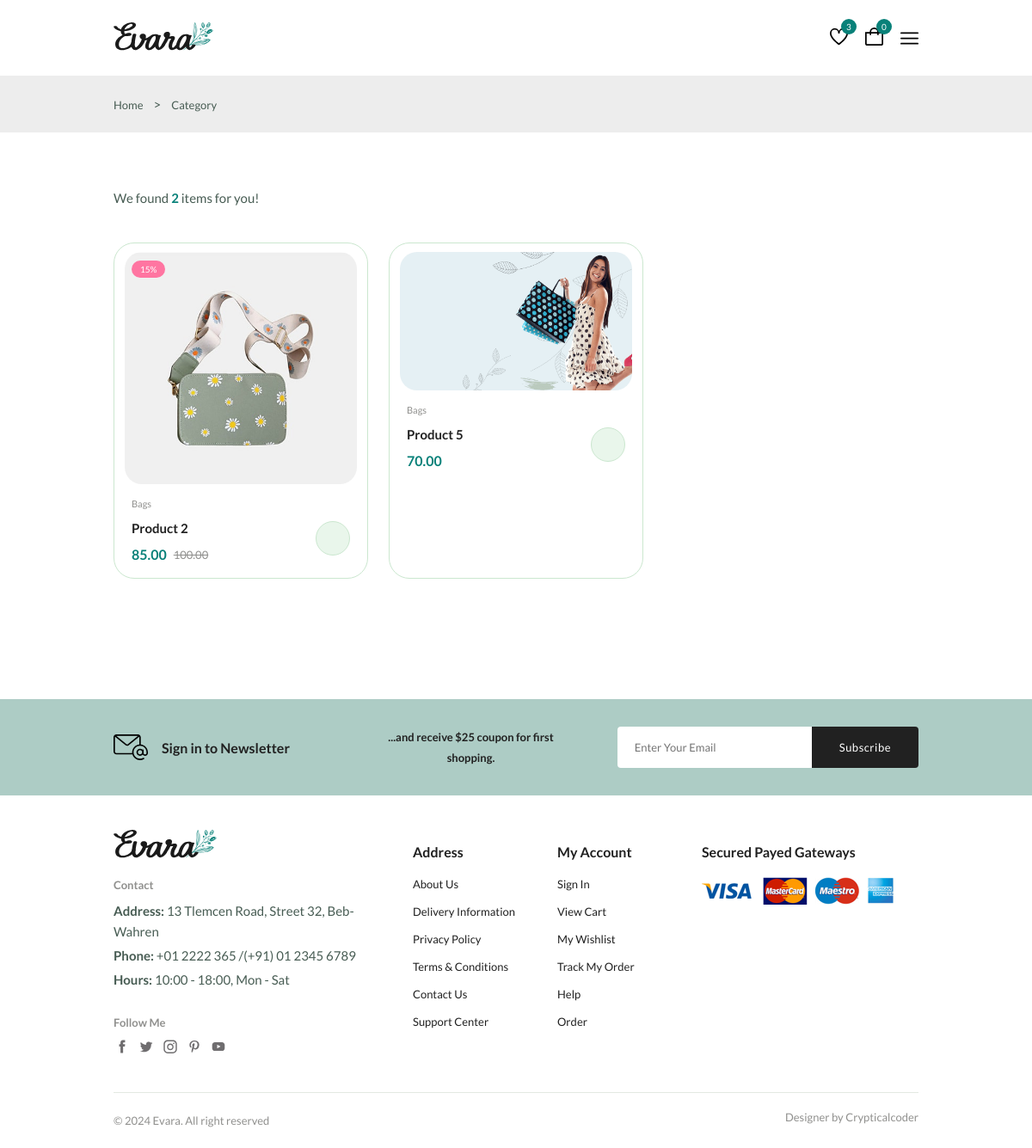
Screenshot of /category/3/ with the database file from the repository.
### shop/models/products.py (models this page shows, shortened)
class Product(models.Model):
    category = models.ForeignKey(Category, on_delete=models.CASCADE, related_name='products')
    name = models.CharField(max_length=100)
    brand = models.CharField(max_length=100)
    price = models.DecimalField(max_digits=10, decimal_places=2)
    discount = models.IntegerField(default=0)
    description = models.TextField()
    quotity = models.IntegerField(default=0)
    image = models.ImageField(upload_to='products/', null=True, blank=True)
    discount_price = models.DecimalField(max_digits=10, decimal_places=2, null=True, blank=True)

class Category(models.Model):
    name = models.CharField(max_length=100)
    image = models.ImageField(upload_to='category_images/', null=True, blank=True)

### shop/views/shop.py (the view)
# urls.py: path('category/<int:pk>/', get_products_with_category, name='category_products'),
def get_products_with_category(request, pk):
    products = Product.objects.filter(category_id=pk)
    category = get_object_or_404(Category, pk=pk)
    cart = Cart(request)
    data = {
        "path": "Category",
        "products": products,
        'cart_count': cart.get_count()
    }
    return render(request, 'shop/category-products.html', context=data)

### shop/views/cart.py (called while the page is built)
    def get_count(self):
        print(self.cart)
        return len(self.cart.keys())

### shop/templates/shop/category-products.html
{% extends 'base.html' %}
{% block main %}
    {% include "components/path.html" %}
    {% include "components/shop.html" %}
    {% include "components/letter.html" %}
{% endblock main %}

### templates/components/shop.html (shortened to what this page needs)
<section class="products container section--lg">
  <p class="total__products">We found <span>{{ products.count }}</span> items for you!</p>
  <div class="products__container grid">
    {% for product in products %}
      <div class="product__item">
        <div class="product__banner">
          <a href="{% url 'dashboard' %}" class="product__images">
          </a>
          {% if product.discount > 0 %}
          <div class="product__badge light-pink">{{ product.discount }}%</div>
          {% endif %}
        </div>
        <div class="product__content">
          <span class="product__category">{{ product.category.name }}</span>
          <a href="details.html">
            <h3 class="product__title">{{ product.name }}</h3>
          </a>
          <div class="product__price flex">
            {% if product.discount > 0 %}
            <span class="new__price">{{ product.discount_price }}</span>
            <span class="old__price">{{ product.price }}</span>
            {% else %}
            <span class="new__price">{{ product.price }}</span>
            {% endif %}
          </div>
          <a href="{% url 'add_to_cart' product.id %}"
            class="action__btn cart__btn"
            aria-label="Add To Cart"
            data-product-id="{{ product.id }}">
          </a>
        </div>
      </div>
    {% endfor %}
  </div>
</section>

### rows the page displays
Product: discount "15", category.name "Bags", name "Product 2", discount_price "85.00", price "100.00"
Product: category.name "Bags", name "Product 5", price "70.00"

### other values shown
{{ cart_count }} "0"
{{ path }} "Category"
{{ products.count }} "2"
